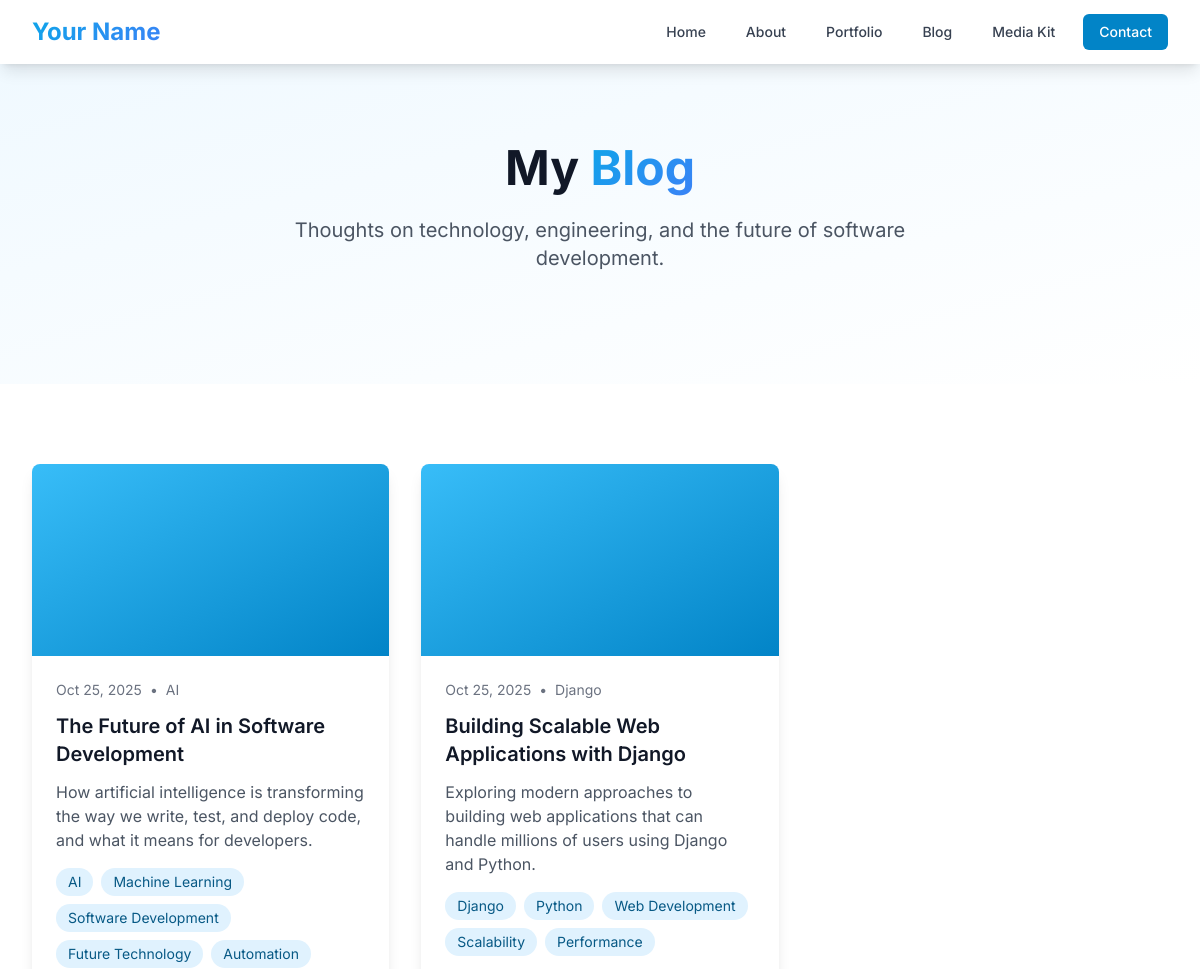
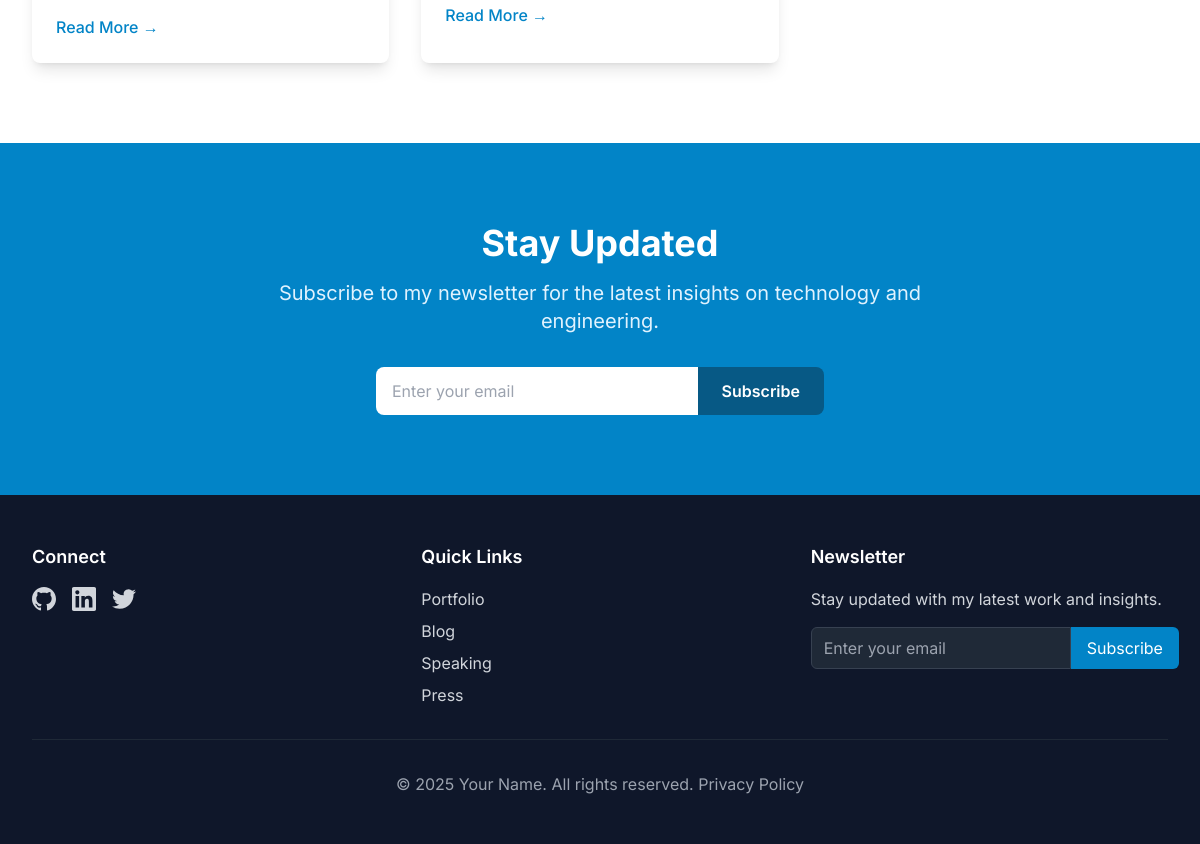
Screenshot of /blog/ with the database file from the repository (2 pictures, top to bottom).
### blog/models.py (models this page shows, shortened)
class BlogPost(models.Model):
    title = models.CharField(max_length=200)
    slug = models.SlugField(max_length=200, unique=True, blank=True)
    content = models.TextField()
    excerpt = models.TextField(max_length=500, blank=True)
    featured_image = models.ImageField(upload_to='blog/', blank=True, null=True)
    created_at = models.DateTimeField(auto_now_add=True)
    updated_at = models.DateTimeField(auto_now=True)
    published = models.BooleanField(default=False)
    tags = models.CharField(max_length=200, blank=True, help_text="Comma-separated tags")
    class Meta:
        ordering = ['-created_at']
        verbose_name = "Blog Post"
        verbose_name_plural = "Blog Posts"
    @property
    def tag_list(self):
        if self.tags:
            return [tag.strip() for tag in self.tags.split(',')]
        return []

### blog/views.py (the view)
# urls.py: path('', views.blog_list, name='blog_list'),
def blog_list(request):
    posts = BlogPost.objects.filter(published=True)
    paginator = Paginator(posts, 5)  # Show 5 posts per page
    page_number = request.GET.get('page')
    page_obj = paginator.get_page(page_number)
    context = {
        'page_obj': page_obj,
        'posts': page_obj,
    }
    return render(request, 'blog/blog_list.html', context)

### templates/blog/blog_list.html (shortened to what this page needs)
{% extends 'base.html' %}
{% load static %}
{% block content %}
<section class="bg-gradient-to-br from-primary-50 to-white py-20">
    <div class="max-w-7xl mx-auto px-4 sm:px-6 lg:px-8">
        <div class="text-center">
            <h1 class="text-4xl md:text-5xl font-bold text-gray-900 mb-6">
                My <span class="gradient-text">Blog</span>
            </h1>
            <p class="text-xl text-gray-600 mb-8 max-w-2xl mx-auto">
                Thoughts on technology, engineering, and the future of software development.
            </p>
        </div>
    </div>
</section>
<section class="py-20 bg-white">
    <div class="max-w-7xl mx-auto px-4 sm:px-6 lg:px-8">
        {% if posts %}
            <div class="grid grid-cols-1 md:grid-cols-2 lg:grid-cols-3 gap-8">
                {% for post in posts %}
                    <article class="bg-white rounded-lg shadow-lg overflow-hidden hover:shadow-xl transition-shadow">
                        {% if post.featured_image %}
                            <img src="{{ post.featured_image.url }}" alt="{{ post.title }}" class="w-full h-48 object-cover">
                        {% else %}
                            <div class="h-48 bg-gradient-to-br from-primary-400 to-primary-600"></div>
                        {% endif %}
                        <div class="p-6">
                            <div class="flex items-center text-sm text-gray-500 mb-3">
                                <time datetime="{{ post.created_at|date:'Y-m-d' }}">{{ post.created_at|date:"M d, Y" }}</time>
                                {% if post.tag_list %}
                                    <span class="mx-2">•</span>
                                    <span>{{ post.tag_list.0 }}</span>
                                {% endif %}
                            </div>
                            <h2 class="text-xl font-semibold text-gray-900 mb-3">
                                <a href="{% url 'blog:blog_detail' post.slug %}" class="hover:text-primary-600 transition-colors">
                                    {{ post.title }}
                                </a>
                            </h2>
                            <p class="text-gray-600 mb-4">
                                {{ post.excerpt|default:post.content|truncatewords:20 }}
                            </p>
                            {% if post.tag_list %}
                                <div class="flex flex-wrap gap-2 mb-4">
                                    {% for tag in post.tag_list %}
                                        <span class="px-3 py-1 bg-primary-100 text-primary-800 text-sm rounded-full">
                                            {{ tag }}
                                        </span>
                                    {% endfor %}
                                </div>
                            {% endif %}
                            <a href="{% url 'blog:blog_detail' post.slug %}" class="text-primary-600 hover:text-primary-700 font-medium">
                                Read More →
                            </a>
                        </div>
                    </article>
                {% endfor %}
            </div>
        {% endif %}
    </div>
</section>
<section class="py-20 bg-primary-600">
    <div class="max-w-4xl mx-auto px-4 sm:px-6 lg:px-8 text-center">
        <h2 class="text-3xl md:text-4xl font-bold text-white mb-4">Stay Updated</h2>
        <p class="text-xl text-primary-100 mb-8 max-w-2xl mx-auto">
            Subscribe to my newsletter for the latest insights on technology and engineering.
        </p>
        <form class="newsletter-form max-w-md mx-auto">
            <div class="flex">
                <input type="email" placeholder="Enter your email" class="flex-1 px-4 py-3 bg-white text-gray-900 border-0 rounded-l-lg focus:outline-none focus:ring-2 focus:ring-primary-300">
                <button type="submit" class="px-6 py-3 bg-primary-800 text-white rounded-r-lg hover:bg-primary-900 transition-colors font-semibold">
                    Subscribe
                </button>
            </div>
        </form>
    </div>
</section>
{% endblock %}

### templates/base.html (style rules this page uses)
.gradient-text { background: linear-gradient(135deg, #0ea5e9, #3b82f6); -webkit-background-clip: text; -webkit-text-fill-color: transparent; background-clip: text; }

### rows the page displays
BlogPost: created_at "Oct 25, 2025", tag_list.0 "AI", title "The Future of AI in Software Development", excerpt "How artificial intelligence is transforming the way we write, test, and deploy code, and what it means for developers.", tag_list "AI" "Machine Learning" "Software Development" "Future Technology" "Automation"
BlogPost: created_at "Oct 25, 2025", tag_list.0 "Django", title "Building Scalable Web Applications with Django", excerpt "Exploring modern approaches to building web applications that can handle millions of users using Django and Python.", tag_list "Django" "Python" "Web Development" "Scalability" "Performance"
